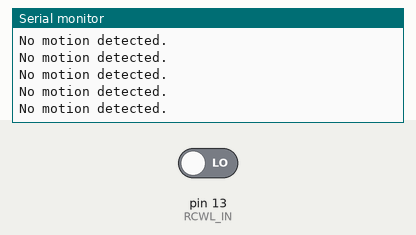
Recording of a sketch running on a simulated Arduino Uno, built with avr-gcc and run on an emulated ATmega328P. Shown: the last lines printed to the serial monitor. The test bench sets the inputs (shaded band); at power-on: pin 13 (RCWL_IN) LOW.

Above: at 1.2 s.
1.3 s: pin 13 (RCWL_IN) driven HIGH
At 1.68 s:
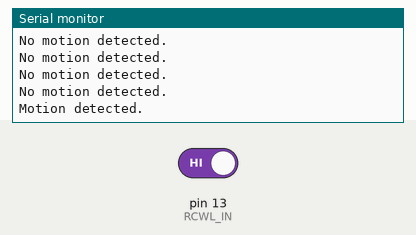
3.5 s: pin 13 (RCWL_IN) driven LOW
At 3.68 s:
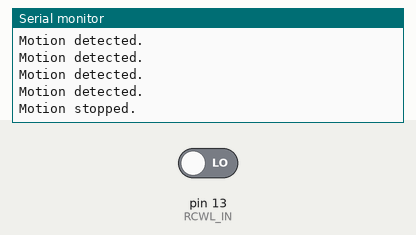

The sketch:

rcwl0516.ino
```cpp
#define RCWL_IN 13

int motionState = LOW;

void setup()
{
  pinMode(RCWL_IN, INPUT);
  Serial.begin(115200);
}

void loop()
{
  if (digitalRead(RCWL_IN) == HIGH)
  {
    Serial.println("Motion detected.");
    motionState = HIGH;
  }
  else if (digitalRead(RCWL_IN) == LOW && motionState == HIGH)
  {
    Serial.println("Motion stopped.");
    motionState = LOW;
  }
  else
  Serial.println("No motion detected.");

  delay(250);

}
```

Measured:
- after the input at 1.3 s, the serial monitor: prints a new line after 0.20 s (image 1)
- after the input at 3.5 s, the serial monitor: prints a new line at once (image 2)
